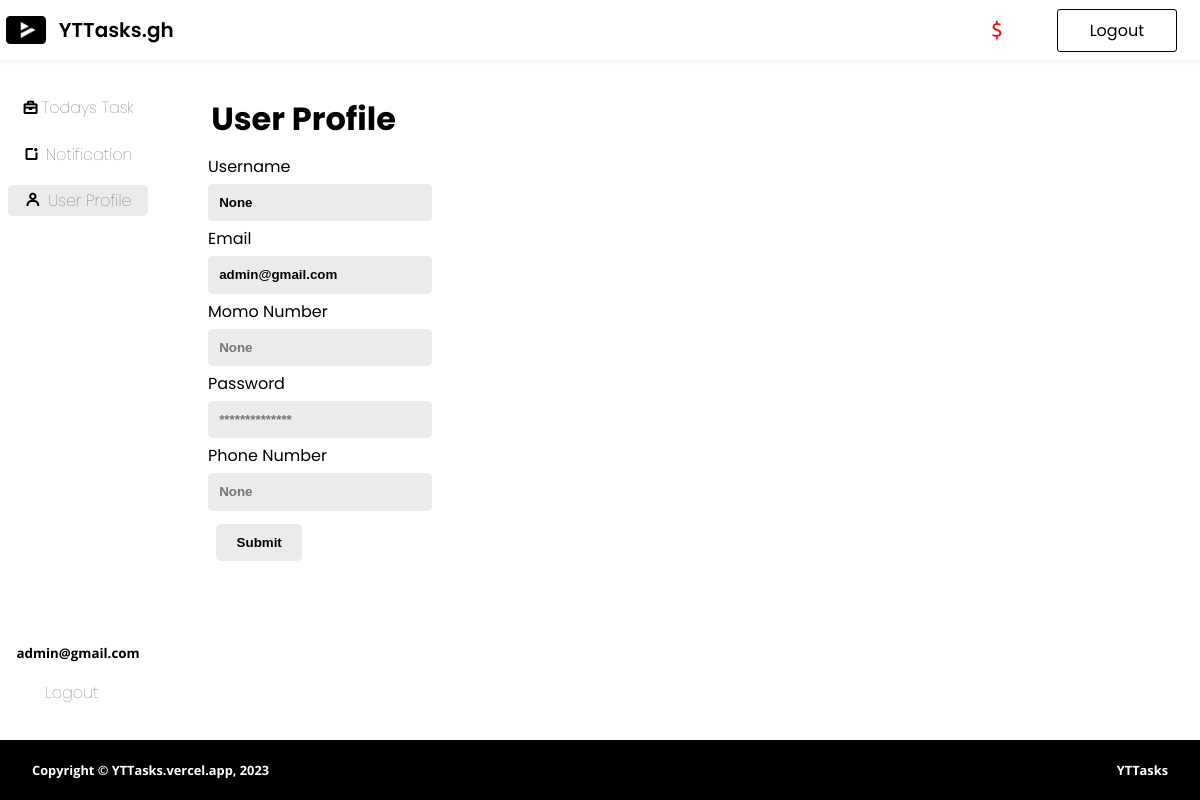
/dashboard/user_profile/ (signed in), run on the app's committed database.
### accounts/models.py (models this page shows)
class User(AbstractBaseUser, PermissionsMixin):
    username = None
    email = models.EmailField('Email', unique=True)
    last_login = models.DateTimeField(verbose_name='last login', auto_now=True)
    is_active = models.BooleanField(default=True)  # Add the is_active field
    is_staff = models.BooleanField(default=False)
    USERNAME_FIELD = 'email'
    REQUIRED_FIELDS = []  # Add any required fields here (e.g., first_name, last_name)
    objects = UserManager()

### dashboard/views.py (the view, shortened to what this page needs)
# urls.py: path('user_profile/', views.user_profile, name="user_profile"),
@login_required(login_url="accounts:login_yttasker")
def user_profile(request):
    if request.user.is_staff:
        return render(request, "dashboard/user_profile.html")

### dashboard/templates/dashboard/user_profile.html (shortened to what this page needs)
{% extends "dashboard/base.html" %}
{% load static %}
{% block custom-css %}
  <link rel="stylesheet" href="{% static 'dashboard/user_profile.css' %}">
{% endblock custom-css %}
{% block payout %}
<div class="payout">
    <small><span>${{point_sum |floatformat:"3"}}</span></small>
</div>
{% endblock payout %}
{% block content %}
<div class="main">
    <div class="sidemenu">
        <li><a href="{% url 'dashboard:dashboard' %}"><i class="bx bx-briefcase"></i>Todays Task</a></li>
        <li><a href="{% url 'dashboard:notification' %}"><i class="bx bx-notification"></i>Notification</a></li>
        <li class="active"><a href="#"><i class="bx bx-user"></i>User Profile</a></li>
        <div class="extra-menu">
            <small><b>{{request.user.email}}</b></small>
            <li><a href="{% url 'accounts:logout_yttasker' %}">Logout</a></li>
        </div>
    </div>
    <div class="main-content">
        <div class="user-form">
            <h3>User Profile</h3>
        <form action="{% url 'dashboard:update_profile' request.user.id %}" method="post">
            {% if request.user.is_staff %}
                <label for="username">Username</label>
                <input type="text" placeholder="{{request.user.username}}" name="username" value="{{request.user.username}}">
                <label for="email">Email</label>
                <input type="email" readonly name="email" id="email" placeholder="{{request.user.email}}" value="{{request.user.email}}">
                <label for="momo_number">Momo Number</label>
                <input type="number" name="momo_number" id="" placeholder="None">
                <label for="Password">Password</label>
                <input type="password" readonly name="password" placeholder="**************">
                <label for="phonenumber">Phone Number</label>
                <input type="number" name="phonenumber" placeholder="None" id="">
                <input class="btn" type="submit" placeholder="Update">
            {% endif %}
        </form>
        </div>
    </div>
</div>
{% endblock content %}

### dashboard/static/dashboard/style.css (style rules this page uses)
body { width: 100%; height: 100vh; box-sizing: border-box; padding: 0; margin: 0; }
.payout { padding: 1rem .5rem; font-size: 1rem; font-family: "Ubuntu"; }
.payout span { color: red; font-size: 1.3rem; }

### dashboard/static/dashboard/base.css (style rules this page uses)
.sidemenu { width: 13%; height: 100%; display: flex; flex-direction: column; align-items: center; gap: 15px; padding: 2rem 0; box-sizing: border-box; }
.sidemenu li { list-style: none; display: flex; width: 90%; padding: 0.2rem 0.8rem; align-items: center; box-sizing: border-box; }
.sidemenu li.active { background: rgba(211, 211, 211, 0.4588235294); border-radius: 5px; }
.sidemenu li a { width: 100%; display: flex; align-items: center; justify-content: space-around; text-decoration: none; color: rgba(0, 0, 0, 0.692); font-family: "Poppins"; font-weight: lighter; }
.sidemenu li a i.bx { color: black; font-weight: bold; }
.sidemenu .extra-menu { display: flex; flex-direction: column; height: 100%; justify-content: flex-end; font-family: "Open Sans"; box-sizing: border-box; gap: 15px; }

### dashboard/static/dashboard/user_profile.css (style rules this page uses)
.main { width: 100%; height: calc(100% - 120px); box-sizing: border-box; display: flex; justify-content: space-between; }
.main .main-content { width: 80%; padding: 2rem; gap: 15px; }
.main .main-content .user-form { width: 50%; height: 100%; box-sizing: border-box; display: flex; flex-direction: column; justify-content: space-between; position: relative; }
.main .main-content .user-form h3 { font-size: 2em; font-family: "Poppins"; margin: 0.2rem; height: 10%; }
.main .main-content .user-form form { display: flex; flex-direction: column; width: 60%; height: 100%; font-family: "Poppins"; gap: 5px; white-space: nowrap; box-sizing: border-box; }
.main .main-content .user-form form input { width: 70%; border: none; font-weight: bolder; cursor: pointer; background-color: rgba(211, 211, 211, 0.4588235294); padding: 0.7rem; border-radius: 5px; display: flex; }
.main .main-content .user-form form input.btn { align-items: center; justify-content: center; width: 30%; bottom: 0; margin: .5rem; right: 0; box-sizing: border-box; }

### data on the page
User: user.email "admin@gmail.com", username "None", email "admin@gmail.com"
